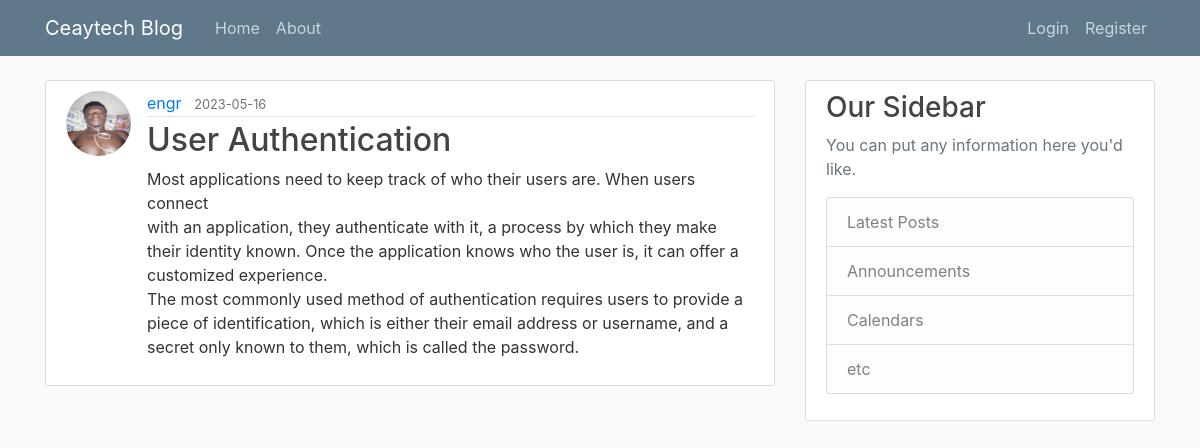
/post/1, run on the app's committed database.
### flaskblog/models.py (models this page shows, shortened)
class User(db.Model, UserMixin):
    id = db.Column(db.Integer, primary_key=True)
    username = db.Column(db.String(20), unique=True, nullable=False)
    email = db.Column(db.String(120), unique=True, nullable=False)
    image_file = db.Column(db.String(20), nullable=False, default='default.jpg')
    password = db.Column(db.String(60), nullable=False)
    about_me = db.Column(db.String(140))
    last_seen = db.Column(db.DateTime, default=datetime.utcnow)
    posts = db.relationship('Post', backref='author', lazy=True)

class Post(db.Model):
    id = db.Column(db.Integer, primary_key=True)
    title = db.Column(db.String(100), nullable=False)
    date_posted = db.Column(db.DateTime, nullable=False, default=datetime.utcnow)
    content = db.Column(db.Text, nullable=False)
    user_id = db.Column(db.Integer, db.ForeignKey('user.id'), nullable=False)

### flaskblog/posts/routes.py (the view)
@posts.route("/post/<int:post_id>")
def post(post_id):
    post = Post.query.get_or_404(post_id)
    return render_template('post.html', title=post.title, post=post)

### flaskblog/templates/post.html (shortened to what this page needs)
{% extends "layout.html" %}
{% block content %}
  <article class="media content-section">
    <img class="rounded-circle article-img" src="{{ url_for('static', filename='profile_pics/' + post.author.image_file) }}">
    <div class="media-body">
      <div class="article-metadata">
        <a class="mr-2" href="#">{{ post.author.username }}</a>
        <small class="text-muted">{{ post.date_posted.strftime('%Y-%m-%d') }}</small>
      </div>
      <h2 class="article-title">{{ post.title }}</h2>
      <p class="article-content">{{ post.content }}</p>
    </div>
  </article>
{% endblock content %}

### flaskblog/templates/layout.html (shortened to what this page needs)
<!DOCTYPE html>
<html>
<head>
    <link rel="stylesheet" href="https://maxcdn.bootstrapcdn.com/bootstrap/4.0.0/css/bootstrap.min.css">
    <link rel="stylesheet" type="text/css" href="{{ url_for('static', filename='main.css') }}">
</head>
<body>
    <header class="site-header">
      <nav class="navbar navbar-expand-md navbar-dark bg-steel fixed-top">
        <div class="container">
          <a class="navbar-brand mr-4" href="/">Ceaytech Blog</a>
          <div class="collapse navbar-collapse" id="navbarToggle">
            <div class="navbar-nav mr-auto">
              <a class="nav-item nav-link" href="{{ url_for('main.home') }}">Home</a>
              <a class="nav-item nav-link" href="{{ url_for('main.about') }}">About</a>
            </div>
            <div class="navbar-nav">
              {% if current_user.is_authenticated %}
                <a class="nav-item nav-link" href="{{ url_for('posts.new_post') }}">New Post</a>
                <a class="nav-item nav-link" href="{{ url_for('users.account') }}">My Account</a>
                <a class="nav-item nav-link" href="{{ url_for('users.logout') }}">Logout</a>
              {% else %}
                <a class="nav-item nav-link" href="{{ url_for('users.login') }}">Login</a>
                <a class="nav-item nav-link" href="{{ url_for('users.register') }}">Register</a>
              {% endif %}
            </div>
          </div>
        </div>
      </nav>
    </header>
    <main role="main" class="container">
      <div class="row">
        <div class="col-md-8">
          {% block content %}{% endblock %}
        </div>
        <div class="col-md-4">
          <div class="content-section">
            <h3>Our Sidebar</h3>
            <p class='text-muted'>You can put any information here you'd like.
              <ul class="list-group">
                <li class="list-group-item list-group-item-light">Latest Posts</li>
                <li class="list-group-item list-group-item-light">Announcements</li>
                <li class="list-group-item list-group-item-light">Calendars</li>
                <li class="list-group-item list-group-item-light">etc</li>
              </ul>
            </p>
          </div>
        </div>
      </div>
    </main>
</body>
</html>

### flaskblog/static/main.css (style rules this page uses)
body { background: #fafafa; color: #333333; margin-top: 5rem; }
h1, h2, h3, h4, h5, h6 { color: #444444; }
.bg-steel { background-color: #5f788a; }
.site-header .navbar-nav .nav-link { color: #cbd5db; }
.content-section { background: #ffffff; padding: 10px 20px; border: 1px solid #dddddd; border-radius: 3px; margin-bottom: 20px; }
.article-title { color: #444444; }
.article-content { white-space: pre-line; }
.article-img { height: 65px; width: 65px; margin-right: 16px; }
.article-metadata { padding-bottom: 1px; margin-bottom: 4px; border-bottom: 1px solid #e3e3e3 }

### data on the page
User: image_file (picture), author.username "engr"
Post: date_posted "2023-05-16", title "User Authentication", content "Most applications need to keep track of who their users are. When users connect with an application, they authenticate with it, a process by which they make their identity known. Once the application knows who the user is, it can offer a customized experience. The most commonly used method of authentication requires users to provide a piece of identification, which is either their email address or username, and a secret only known to them, which is called the password."
